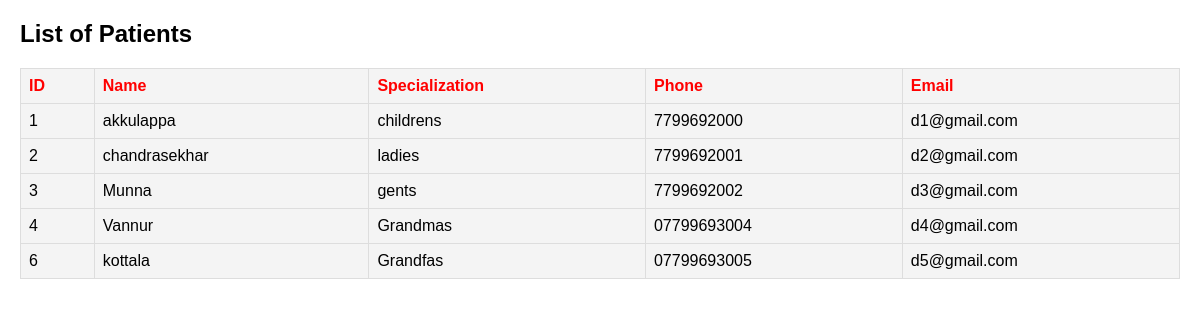
Page /doctors_list/ on the committed database.
### A1/models.py (models this page shows, shortened)
class Doctor(models.Model):
    name = models.CharField(max_length=100)
    specialization = models.CharField(max_length=100)
    phone = models.CharField(max_length=15)
    email = models.EmailField(unique=True)
    availability = models.BooleanField(default=True)

### A1/views.py (the view)
# urls.py: path('doctors_list/', views.doctors_list),
def doctors_list(request):
    doctors_list1=Doctor.objects.all()
    return render(request,'A1/doctors_list.html',{'doctors_list1':doctors_list1})

### template/A1/doctors_list.html (shortened to what this page needs)
<!DOCTYPE html>
<html lang="en">
<head>
</head>
<body>
    <h2>List of Patients</h2>
    <table>
        <t>
            <th>ID</th>
            <th>Name</th>
            <th>Specialization</th>
            <th>Phone</th>
            <th>Email</th>
        </t>
      {%for doctor in doctors_list1 %}
        <tr>
            <td>{{doctor.id}}</td>
            <td>{{doctor.name}}</td>
            <td>{{doctor.specialization}}</td>
            <td>{{doctor.phone}}</td>
          <td>{{doctor.email}}</td>
        </tr>
      {%endfor%}
    </table>
</body>
</html>

### template/A1/doctors_list.html (style rules this page uses)
body { font-family: Arial, sans-serif; margin: 20px; }
table { width: 100%; border-collapse: collapse; }
th, td { border: 1px solid #ddd; padding: 8px; text-align: left; }
td { background-color: #f4f4f4; color:black; }
th { background-color: #f4f4f4; color:red; }

### rows in the picture
Doctor: id "1", name "akkulappa", specialization "childrens", phone "7799692000", email "d1@gmail.com"
Doctor: id "2", name "chandrasekhar", specialization "ladies", phone "7799692001", email "d2@gmail.com"
Doctor: id "3", name "Munna", specialization "gents", phone "7799692002", email "d3@gmail.com"
Doctor: id "4", name "Vannur", specialization "Grandmas", phone "07799693004", email "d4@gmail.com"
Doctor: id "6", name "kottala", specialization "Grandfas", phone "07799693005", email "d5@gmail.com"
